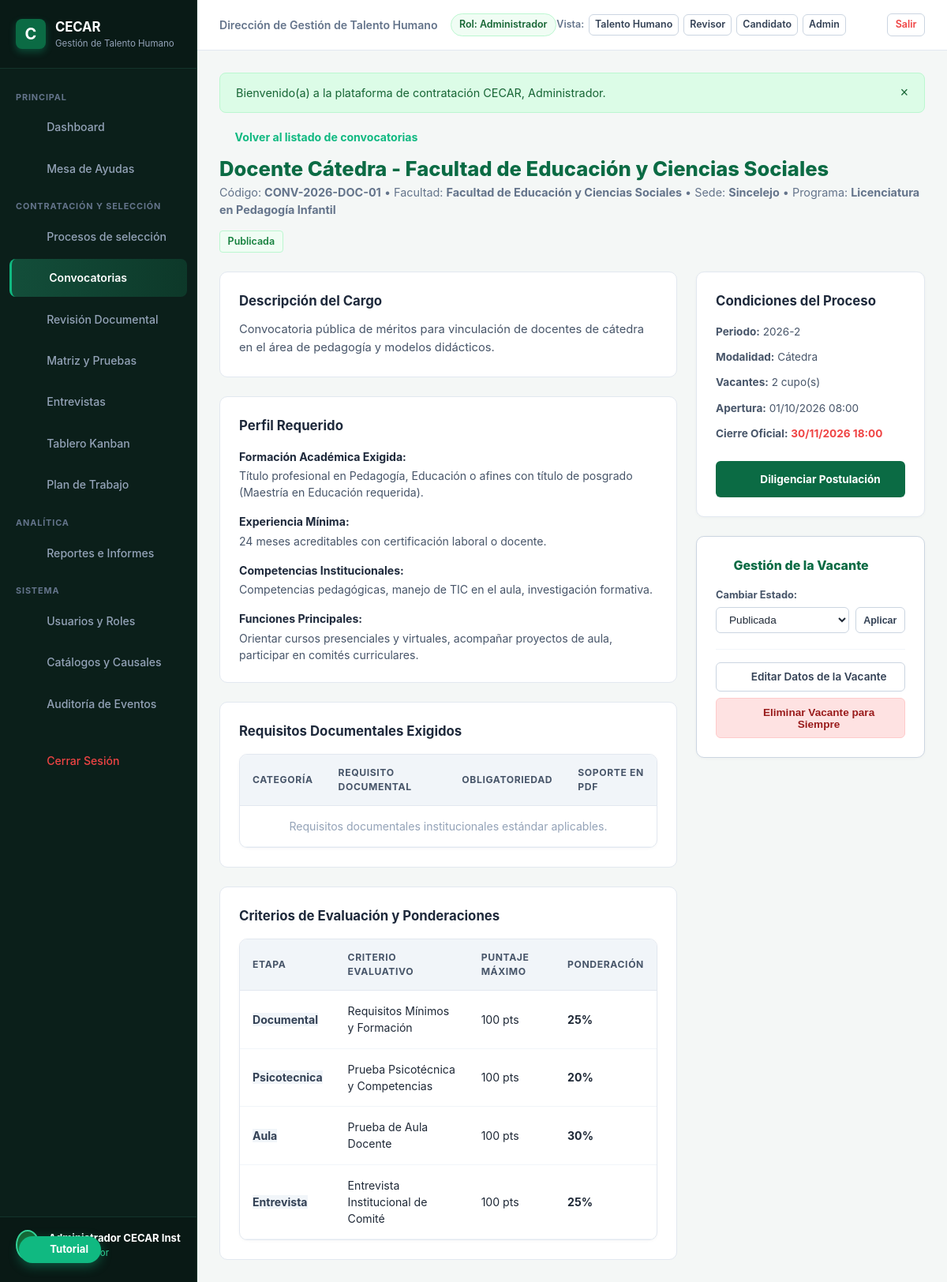
The app's page /index.php?c=Convocatoria&a=detalle&id=1 (signed in) with its own data.
### tables this page shows
CREATE TABLE "convocatorias" (
        id INTEGER PRIMARY KEY AUTOINCREMENT,
        codigo VARCHAR(50) NOT NULL UNIQUE,
        cargo VARCHAR(150) NOT NULL,
        dependencia_id INTEGER NOT NULL,
        facultad VARCHAR(150) NOT NULL,
        programa VARCHAR(150),
        sede VARCHAR(100) NOT NULL DEFAULT 'Sincelejo',
        periodo_academico VARCHAR(20) NOT NULL DEFAULT '2026-2',
        vacantes INTEGER NOT NULL DEFAULT 1,
        modalidad VARCHAR(50) NOT NULL DEFAULT 'Tiempo Completo',
        tipo_convocatoria VARCHAR(50) NOT NULL DEFAULT 'Docente',
        descripcion TEXT,
        fecha_apertura DATETIME NOT NULL,
        fecha_cierre DATETIME NOT NULL,
        estado VARCHAR(30) NOT NULL DEFAULT 'borrador',
        motivo_retiro TEXT,
        creado_por INTEGER,
        fecha_creacion DATETIME NOT NULL DEFAULT CURRENT_TIMESTAMP,
        FOREIGN KEY (dependencia_id) REFERENCES dependencias(id) ON DELETE RESTRICT,
        FOREIGN KEY (creado_por) REFERENCES usuarios(id) ON DELETE SET NULL
    );

CREATE TABLE perfil_cargo (
    id INTEGER PRIMARY KEY AUTOINCREMENT,
    convocatoria_id INTEGER NOT NULL UNIQUE,
    formacion_minima TEXT NOT NULL,
    experiencia_minima_meses INTEGER NOT NULL DEFAULT 12,
    competencias TEXT,
    funciones TEXT,
    condiciones TEXT,
    FOREIGN KEY (convocatoria_id) REFERENCES convocatorias(id) ON DELETE CASCADE
);

CREATE TABLE criterios_evaluacion (
    id INTEGER PRIMARY KEY AUTOINCREMENT,
    convocatoria_id INTEGER NOT NULL,
    etapa VARCHAR(50) NOT NULL, -- documental, psicotecnica, conocimiento, aula, entrevista
    nombre VARCHAR(150) NOT NULL,
    descripcion TEXT,
    puntaje_maximo REAL NOT NULL DEFAULT 100,
    ponderacion REAL NOT NULL DEFAULT 100,
    obligatorio INTEGER NOT NULL DEFAULT 1,
    FOREIGN KEY (convocatoria_id) REFERENCES convocatorias(id) ON DELETE CASCADE
);

### app/Controllers/ConvocatoriaController.php (called while the page is built, shortened)
<?php
class ConvocatoriaController {
    public function detalle(Request $request): void {
        $id = (int)$request->get('id');
        $convocatoria = Convocatoria::findById($id);
        $pdo = Database::getConnection();
        $stmtReq = $pdo->prepare("SELECT * FROM requisitos_convocatoria WHERE convocatoria_id = :id ORDER BY id ASC");
        $stmtReq->execute([':id' => $id]);
        $requisitos = $stmtReq->fetchAll();
        $stmtCrit = $pdo->prepare("SELECT * FROM criterios_evaluacion WHERE convocatoria_id = :id ORDER BY id ASC");
        $stmtCrit->execute([':id' => $id]);
        $criterios = $stmtCrit->fetchAll();
        View::render('convocatorias.detalle', [
            'convocatoria' => $convocatoria,
            'requisitos' => $requisitos,
            'criterios' => $criterios,
            'esGestor' => AuthHelper::esTalentoHumano(),
            'csrf_token' => $request->getCsrfToken()
        ], 'main');
    }
}

### app/Core/Router.php (called while the page is built, shortened)
<?php
class Router {
    public static function dispatch(): void {
        $request = new Request();
        $actionName = $request->get('a');
        $controller = new $controllerClass();
        $controller->$actionName($request);
    }
}

### public/index.php (called while the page is built, shortened)
<?php
try {
    Router::dispatch();
} catch (Throwable $e) {
    error_log("Error en la ejecución de la aplicación: " . $e->getMessage() . " en " . $e->getFile() . ":" . $e->getLine());
    http_response_code(500);
    if (APP_ENV === 'development') {
        echo "<div style='font-family: sans-serif; padding: 2rem; background: #fee2e2; border: 1px solid #ef4444; border-radius: 8px; margin: 2rem auto; max-width: 800px;'>";
        echo "<h2 style='color: #991b1b;'>Error 500 en la Aplicación</h2>";
        echo "<p><strong>Mensaje:</strong> " . htmlspecialchars($e->getMessage()) . "</p>";
        echo "<p><strong>Archivo:</strong> " . htmlspecialchars($e->getFile()) . " (Línea: " . $e->getLine() . ")</p>";
        echo "<pre style='background: #fff; padding: 1rem; border-radius: 6px; overflow: auto;'>" . htmlspecialchars($e->getTraceAsString()) . "</pre>";
        echo "</div>";
    } else {
        echo "<div style='font-family: sans-serif; padding: 3rem; text-align: center;'>";
        echo "<h2>Error Inesperado</h2><p>Ocurrió un error en el servidor. Por favor comuníquese con Mesa de Ayuda CECAR.</p>";
        echo "</div>";
    }
}

### app/Models/Convocatoria.php (called while the page is built, shortened)
<?php
class Convocatoria {
    public static function findById(int $id): ?array {
        $pdo = Database::getConnection();
        $stmt = $pdo->prepare("
            SELECT c.*, d.nombre as dependencia_nombre, d.sede as sede_nombre,
                   pc.formacion_minima, pc.experiencia_minima_meses, pc.competencias, pc.funciones, pc.condiciones
            FROM convocatorias c
            LEFT JOIN dependencias d ON c.dependencia_id = d.id
            LEFT JOIN perfil_cargo pc ON c.id = pc.convocatoria_id
            WHERE c.id = :id
            LIMIT 1
        ");
        $stmt->execute([':id' => $id]);
        $res = $stmt->fetch();
        return $res ?: null;
    }
}

### views/convocatorias/detalle.php (the view, shortened to what this page needs)
<div style="margin-bottom: 1.5rem;">
    <a href="<?= BASE_URL ?>/index.php?c=Convocatoria&a=index" style="color: #10b981; font-size: 0.88rem; font-weight: 700; text-decoration: none; display: inline-flex; align-items: center; gap: 0.35rem;">
        <?= IconHelper::render('arrow-left', 14) ?> Volver al listado de convocatorias
    </a>
    <div style="display: flex; justify-content: space-between; align-items: flex-start; margin-top: 0.5rem; flex-wrap: wrap; gap: 1rem;">
        <div>
            <h1 style="color: #0b6b44; font-size: 1.6rem; font-weight: 800;">
                <?= htmlspecialchars($convocatoria['cargo'], ENT_QUOTES, 'UTF-8') ?>
            </h1>
            <p style="color: #64748b; font-size: 0.9rem;">
                Código: <strong><?= htmlspecialchars($convocatoria['codigo'], ENT_QUOTES, 'UTF-8') ?></strong> &bull;
                Facultad: <strong><?= htmlspecialchars($convocatoria['facultad'], ENT_QUOTES, 'UTF-8') ?></strong> &bull;
                Sede: <strong><?= htmlspecialchars($convocatoria['sede'], ENT_QUOTES, 'UTF-8') ?></strong>
                <?php if (!empty($convocatoria['programa'])): ?>
                    &bull; Programa: <strong><?= htmlspecialchars($convocatoria['programa'], ENT_QUOTES, 'UTF-8') ?></strong>
                <?php endif; ?>
            </p>
        </div>
        <div style="display: flex; align-items: center; gap: 0.75rem;">
            <?= FormatHelper::badgeEstado($convocatoria['estado']) ?>
        </div>
    </div>
</div>
<div style="display: grid; grid-template-columns: 2fr 1fr; gap: 1.5rem;">
    <div style="display: flex; flex-direction: column; gap: 1.5rem;">
        <div style="background: #ffffff; border: 1px solid var(--border-color); border-radius: 10px; padding: 1.5rem;">
            <h3 style="font-size: 1.05rem; font-weight: 700; color: #1e293b; margin-bottom: 0.75rem;">Descripción del Cargo</h3>
            <p style="color: #475569; font-size: 0.92rem; line-height: 1.6;">
                <?= nl2br(htmlspecialchars($convocatoria['descripcion'], ENT_QUOTES, 'UTF-8')) ?>
            </p>
        </div>
        <div style="background: #ffffff; border: 1px solid var(--border-color); border-radius: 10px; padding: 1.5rem;">
            <h3 style="font-size: 1.05rem; font-weight: 700; color: #1e293b; margin-bottom: 1rem;">Perfil Requerido</h3>
            <div style="margin-bottom: 1rem;">
                <strong style="color: #1e293b; font-size: 0.88rem; display: block; margin-bottom: 0.2rem;">Formación Académica Exigida:</strong>
                <p style="color: #475569; font-size: 0.88rem;"><?= htmlspecialchars($convocatoria['formacion_minima'] ?? 'Título profesional afín al cargo', ENT_QUOTES, 'UTF-8') ?></p>
            </div>
            <div style="margin-bottom: 1rem;">
                <strong style="color: #1e293b; font-size: 0.88rem; display: block; margin-bottom: 0.2rem;">Experiencia Mínima:</strong>
                <p style="color: #475569; font-size: 0.88rem;"><?= (int)($convocatoria['experiencia_minima_meses'] ?? 12) ?> meses acreditables con certificación laboral o docente.</p>
            </div>
            <div style="margin-bottom: 1rem;">
                <strong style="color: #1e293b; font-size: 0.88rem; display: block; margin-bottom: 0.2rem;">Competencias Institucionales:</strong>
                <p style="color: #475569; font-size: 0.88rem;"><?= htmlspecialchars($convocatoria['competencias'] ?? 'Ética, pedagogía, compromiso institucional.', ENT_QUOTES, 'UTF-8') ?></p>
            </div>
            <div>
                <strong style="color: #1e293b; font-size: 0.88rem; display: block; margin-bottom: 0.2rem;">Funciones Principales:</strong>
                <p style="color: #475569; font-size: 0.88rem;"><?= nl2br(htmlspecialchars($convocatoria['funciones'] ?? 'Desarrollo de labores académicas y curriculares.', ENT_QUOTES, 'UTF-8')) ?></p>
            </div>
        </div>
        <div style="background: #ffffff; border: 1px solid var(--border-color); border-radius: 10px; padding: 1.5rem;">
            <h3 style="font-size: 1.05rem; font-weight: 700; color: #1e293b; margin-bottom: 1rem;">Requisitos Documentales Exigidos</h3>
            <div class="table-responsive">
                <table class="cecar-table">
                    <thead>
                        <tr>
                            <th>Categoría</th>
                            <th>Requisito Documental</th>
                            <th>Obligatoriedad</th>
                            <th>Soporte en PDF</th>
                        </tr>
                    </thead>
                    <tbody>
                        <?php if (empty($requisitos)): ?>
                            <tr><td colspan="4" style="text-align: center; color: #94a3b8;">Requisitos documentales institucionales estándar aplicables.</td></tr>
                        <?php endif; ?>
                    </tbody>
                </table>
            </div>
        </div>
        <div style="background: #ffffff; border: 1px solid var(--border-color); border-radius: 10px; padding: 1.5rem;">
            <h3 style="font-size: 1.05rem; font-weight: 700; color: #1e293b; margin-bottom: 1rem;">Criterios de Evaluación y Ponderaciones</h3>
            <div class="table-responsive">
                <table class="cecar-table">
                    <thead>
                        <tr>
                            <th>Etapa</th>
                            <th>Criterio Evaluativo</th>
                            <th>Puntaje Máximo</th>
                            <th>Ponderación</th>
                        </tr>
                    </thead>
                    <tbody>
                        <?php if (empty($criterios)): ?>
                            <tr><td colspan="4" style="text-align: center; color: #94a3b8;">Criterios estándar institucionales aplicables.</td></tr>
                        <?php else: ?>
                            <?php foreach ($criterios as $cr): ?>
                                <tr>
                                    <td><span class="badge" style="background: #f1f5f9; color: #334155; font-weight: 700;"><?= ucfirst($cr['etapa']) ?></span></td>
                                    <td><?= htmlspecialchars($cr['nombre'], ENT_QUOTES, 'UTF-8') ?></td>
                                    <td><?= $cr['puntaje_maximo'] ?> pts</td>
                                    <td><strong><?= $cr['ponderacion'] ?>%</strong></td>
                                </tr>
                            <?php endforeach; ?>
                        <?php endif; ?>
                    </tbody>
                </table>
            </div>
        </div>
    </div>
    <div style="display: flex; flex-direction: column; gap: 1.5rem;">
        <div style="background: #ffffff; border: 1px solid var(--border-color); border-radius: 10px; padding: 1.5rem; box-shadow: 0 1px 4px rgba(0,0,0,0.03);">
            <h3 style="font-size: 1.05rem; font-weight: 700; color: #1e293b; margin-bottom: 1rem;">Condiciones del Proceso</h3>
            <div style="font-size: 0.85rem; color: #475569; display: flex; flex-direction: column; gap: 0.75rem; margin-bottom: 1.5rem;">
                <div><strong>Periodo:</strong> <?= htmlspecialchars($convocatoria['periodo_academico'], ENT_QUOTES, 'UTF-8') ?></div>
                <div><strong>Modalidad:</strong> <?= htmlspecialchars($convocatoria['modalidad'], ENT_QUOTES, 'UTF-8') ?></div>
                <div><strong>Vacantes:</strong> <?= (int)$convocatoria['vacantes'] ?> cupo(s)</div>
                <div><strong>Apertura:</strong> <?= FormatHelper::fecha($convocatoria['fecha_apertura']) ?></div>
                <div><strong>Cierre Oficial:</strong> <span style="color: #ef4444; font-weight: 700;"><?= FormatHelper::fecha($convocatoria['fecha_cierre']) ?></span></div>
            </div>
            <a href="<?= BASE_URL ?>/index.php?c=Postulacion&a=index&convocatoria_id=<?= $convocatoria['id'] ?>" class="btn btn-primary" style="width: 100%; justify-content: center; padding: 0.75rem; font-weight: 700;">
                <?= IconHelper::render('document', 18) ?> Diligenciar Postulación
            </a>
        </div>
        <?php if ($esGestor): ?>
            <div style="background: #ffffff; border: 1px solid #cbd5e1; border-radius: 10px; padding: 1.5rem; box-shadow: 0 1px 4px rgba(0,0,0,0.03);">
                <h3 style="font-size: 1rem; font-weight: 800; color: #0b6b44; margin-bottom: 1rem; display: flex; align-items: center; gap: 0.4rem;">
                    <?= IconHelper::render('shield', 16) ?> Gestión de la Vacante
                </h3>
                <form action="<?= BASE_URL ?>/index.php?c=Convocatoria&a=cambiarEstado" method="POST" style="margin-bottom: 1.25rem;">
                    <label style="display: block; font-size: 0.8rem; font-weight: 700; color: #475569; margin-bottom: 0.35rem;">Cambiar Estado:</label>
                    <div style="display: flex; gap: 0.5rem;">
                        <select name="estado" class="filter-control" style="flex: 1;">
                            <option value="publicada" <?= ($convocatoria['estado'] === 'publicada') ? 'selected' : '' ?>>Publicada</option>
                        </select>
                        <button type="submit" class="btn btn-secondary btn-sm" style="font-weight: 700;">Aplicar</button>
                    </div>
                </form>
                <div style="display: flex; flex-direction: column; gap: 0.5rem; border-top: 1px solid #f1f5f9; padding-top: 1rem;">
                    <a href="<?= BASE_URL ?>/index.php?c=Convocatoria&a=editar&id=<?= $convocatoria['id'] ?>" class="btn btn-secondary" style="width: 100%; justify-content: center;">
                        <?= IconHelper::render('edit', 14) ?> Editar Datos de la Vacante
                    </a>
                    <form action="<?= BASE_URL ?>/index.php?c=Convocatoria&a=eliminar" method="POST" onsubmit="return confirm('¿Está absolutamente seguro de eliminar para siempre esta convocatoria (<?= htmlspecialchars($convocatoria['codigo'], ENT_QUOTES, 'UTF-8') ?>)? Se borrarán permanentemente la vacante y todas las postulaciones asociadas.');">
                        <button type="submit" class="btn" style="width: 100%; justify-content: center; background: #fee2e2; color: #991b1b; border: 1px solid #fecaca; font-weight: 700; padding: 0.6rem; cursor: pointer; border-radius: 6px;">
                            <?= IconHelper::render('trash', 14) ?> Eliminar Vacante para Siempre
                        </button>
                    </form>
                </div>
            </div>
        <?php endif; ?>
    </div>
</div>

### app/Helpers/FormatHelper.php (shortened to what this page needs)
<?php
class FormatHelper {
    public static function fecha(?string $datetime, string $format = 'd/m/Y H:i'): string {
        $time = strtotime($datetime);
        return date($format, $time);
    }
    public static function badgeEstado(string $estado): string {
        $key = strtolower(trim($estado));
        if (isset($map[$key])) {
            $colors = $map[$key];
        } else {
            $colors = ['bg' => '#f8fafc', 'text' => '#475569', 'border' => '#e2e8f0', 'label' => ucfirst($estado)];
        }
        $label = $colors['label'];
        return '<span class="badge" style="background-color: ' . $colors['bg'] . '; color: ' . $colors['text']
            . '; border: 1px solid ' . $colors['border'] . '; padding: 0.2rem 0.6rem; border-radius: 4px; font-size: 0.78rem; font-weight: 600; display: inline-flex; align-items: center; gap: 0.25rem;">'
            . htmlspecialchars($label, ENT_QUOTES, 'UTF-8') . '</span>';
    }
}

### records on screen
convocatorias: cargo "Docente Cátedra - Facultad de Educación y Ciencias Sociales", codigo "CONV-2026-DOC-01", facultad "Facultad de Educación y Ciencias Sociales", sede "Sincelejo", programa "Licenciatura en Pedagogía Infantil", estado "Publicada", descripcion "Convocatoria pública de méritos para vinculación de docentes de cátedra en el área de pedagogía y modelos didácticos.", perfil_cargo.formacion_minima "Título profesional en Pedagogía, Educación o afines con título de posgrado (Maestría en Educación requerida).", perfil_cargo.experiencia_minima_meses "24", perfil_cargo.competencias "Competencias pedagógicas, manejo de TIC en el aula, investigación formativa.", perfil_cargo.funciones "Orientar cursos presenciales y virtuales, acompañar proyectos de aula, participar en comités curriculares.", periodo_academico "2026-2", modalidad "Cátedra", vacantes "2", fecha_apertura "01/10/2026 08:00", fecha_cierre "30/11/2026 18:00"
criterios_evaluacion: etapa "Documental", nombre "Requisitos Mínimos y Formación", puntaje_maximo "100", ponderacion "25"
criterios_evaluacion: etapa "Psicotecnica", nombre "Prueba Psicotécnica y Competencias", puntaje_maximo "100", ponderacion "20"
criterios_evaluacion: etapa "Aula", nombre "Prueba de Aula Docente", puntaje_maximo "100", ponderacion "30"
criterios_evaluacion: etapa "Entrevista", nombre "Entrevista Institucional de Comité", puntaje_maximo "100", ponderacion "25"

### other values on screen
AuthHelper::getDependenciaNombre() "Dirección de Gestión de Talento Humano"
AuthHelper::getRolNombre() "Administrador"
$f['mensaje'] "Bienvenido(a) a la plataforma de contratación CECAR, Administrador."
